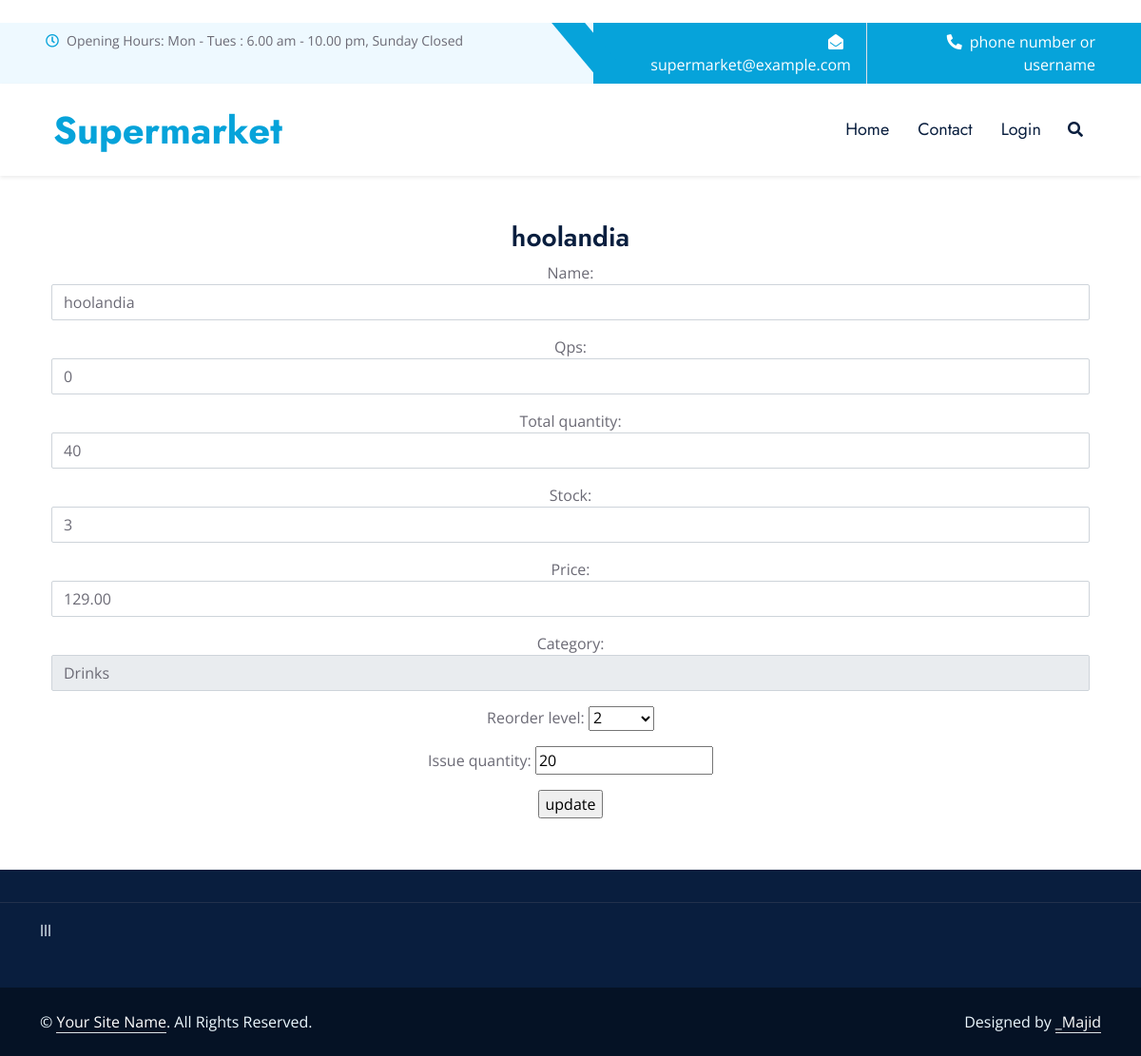
Page /update_product/16 on the committed database.
### inventory/models.py (models this page shows)
class Product(models.Model):
	name=NameField('Name', null=False, blank=True, max_length=255)
	qps=models.IntegerField(default='0', null=False, blank=True)
	stock=models.IntegerField(default='0', null=False, blank=True)
	issue_stock=models.IntegerField(default='0', null=False, blank=True)
	total_stock_sold=models.IntegerField(default='0', null=False, blank=True)
	quantity=models.IntegerField('total quantity', default='0', null=False, blank=True)
	issue_quantity=models.IntegerField(default='0', null=True, blank=True)
	total_quantity_sold=models.IntegerField(default='0', null=False, blank=True)
	receive_quantity=models.IntegerField(default='0', null=True, blank=True)
	receive_by=models.CharField(max_length=50, null=True, blank=True)
	issue_by=models.CharField(max_length=50, null=True, blank=True)
	phone_number=models.CharField(max_length=50, null=True, blank=True)
	created_by=models.CharField(max_length=50, null=True, blank=True)
	reorder_level=models.IntegerField(default='2', null=True, blank=True, choices=reorder_level_choice)
	last_updated=models.DateTimeField(auto_now_add=False, auto_now=True)
	price=models.DecimalField(decimal_places=2, max_digits=10, null=False, blank=True)
	total_price=models.DecimalField(decimal_places=2, max_digits=10, null=False, blank=True)
	export_to_csv=models.BooleanField(default='False')
	category=models.ForeignKey(Categorie, on_delete=models.SET_NULL, null=True)
	def __str__(self):
		return f'{self.name}'

class Categorie(models.Model):
	name=models.CharField('Category', max_length=255, null=True, blank=True)
	def __str__(self):
		return f'{self.name}'

### inventory/views.py (the view)
# urls.py: path('update_product/<product_id>', views.update_product, name='update-product'),
def update_product(request, product_id):
	product=Product.objects.get(pk=product_id)
	form=AddStockForm(request.POST or None, instance=product)
	if form.is_valid():
		form.save()
		return redirect('/all_products')
	return render(request, 'update_product.html', {'form':form, 'product':product})

### inventory/forms.py
class AddStockForm(ModelForm):
	class Meta:
		model=Product
		fields=('name', 'qps', 'quantity', 'stock', 'price', 'category', 'reorder_level', 'issue_quantity',)
		widgets={
		    'name':forms.TextInput(attrs={'class':'form-control', 'placeholder':'Name *', 'type':'text', 'name':'your-name'}),
		    'quantity':forms.NumberInput(attrs={'class':'form-control', 'placeholder':'Quantity *', 'type':'number', 'name':'quantity'}),
		    'stock':forms.NumberInput(attrs={'class':'form-control', 'placeholder':'Stock *', 'type':'number', 'name':'stock'}),
		    'price':forms.NumberInput(attrs={'class':'form-control', 'placeholder':'Price *', 'type':'number', 'name':'price'}),
		    'qps':forms.NumberInput(attrs={'class':'form-control', 'placeholder':'category', 'required':'True', 'name':'category'}),
		    'category':forms.Select(attrs={'class':'form-control', 'placeholder':'category', 'required':'True', 'name':'category'}),
		}
		labels={
		    'name':'Name',
		    'email':'',
		    'phone_number':'',
		    'message':'',
		    }

### inventory/templates/update_product.html (shortened to what this page needs)
{% extends 'base.html' %}
{% load crispy_forms_tags %}
{% block content %}
<center>
<div class='container'>
  <h3>{{ product }}</h3>
            <form action="" method="POST" validate>
              {{ form.as_p }}
              <input type="submit" value="update">
            </form>
        </div>
</center>
{% endblock %}

### static/inventory/css/style.css (style rules this page uses)
:root { --primary: #06A3DA; --secondary: #F57E57; --light: #EEF9FF; --dark: #091E3E; }
h3, h4, .font-weight-semi-bold { font-weight: 600 !important; }

### rows in the picture
Product: name "hoolandia", qps "0", quantity "40", stock "3", price "129.00", category "Drinks", reorder_level "2", issue_quantity "20"
